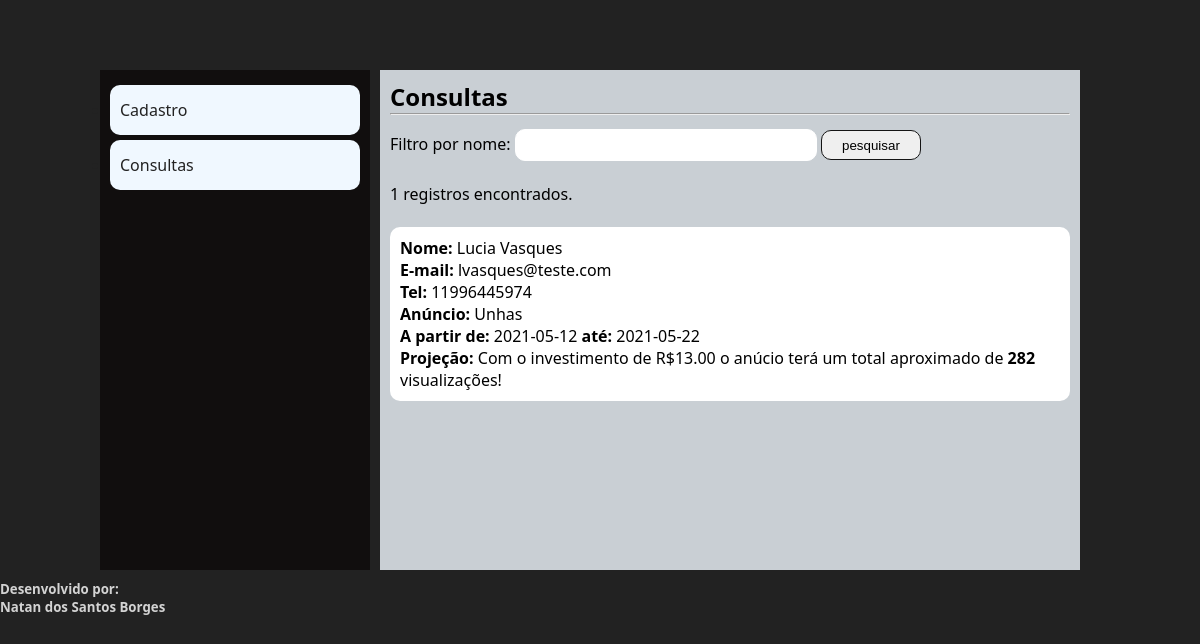
Screenshot of /anuncio_online_php/consultas.php?filtro=Lucia Vasques with the database file from the repository.
### tables this page shows
CREATE TABLE `cad_anuncio` (
  `ID` int(11) NOT NULL,
  `NOME` varchar(100) NOT NULL,
  `EMAIL` varchar(50) NOT NULL,
  `TELEFONE` varchar(15) DEFAULT NULL,
  `ANUNCIO` varchar(100) NOT NULL,
  `DATEIN` date NOT NULL,
  `DATEOUT` date NOT NULL,
  `VALOR` float(10,2) NOT NULL,
  `TOTAL` int(11) GENERATED ALWAYS AS (`VALOR` * 30 * 12 / 100 / 20 * 3 * 40 + 1) VIRTUAL
);

### anuncio_online_php/consultas.php (the view, shortened to what this page needs)
<?php
include_once("conexao.php");
$filtro = isset($_GET['filtro'])?$_GET['filtro']:"";
$sql = "select * from cad_anuncio where nome like'%$filtro%'";
$consulta = mysqli_query($conexao,$sql);
$registros = mysqli_num_rows($consulta);
?>
<!DOCTYPE html>
<html lang="pt-br">
<head>
    <link rel="stylesheet" href="Style/style.css">
</head>
<body>
    <div class="container" style="margin-top: 60px;">
        <nav>
            <ul class="menu">
                <a href="index.php">
                    <li>Cadastro</li>
                </a>
                <a href="consultas.php">
                    <li>Consultas</li>
                </a>
            </ul>
        </nav>
        <section>
            <h1>Consultas</h1>
            <hr>
            <form action="" method="get">
                <label>Filtro por nome:
                </label>
                <input type="text" name="filtro" class="campo" required autofocus>
                <input type="submit" value="pesquisar" class="btn"><br><br>
            </form>
            <?php
            print "$registros registros encontrados.<br><br>";
            while($exibirRegistros = mysqli_fetch_array($consulta)){
                $nome = $exibirRegistros[1];
                $email = $exibirRegistros[2];
                $telefone = $exibirRegistros[3];
                $anuncio = $exibirRegistros[4];
                $datein = $exibirRegistros[5];
                $dateout = $exibirRegistros[6];
                $valor = $exibirRegistros[7];
                $total = $exibirRegistros[8];
                print "<article>";
                print "<strong>Nome:</strong> $nome<br>";
                print "<strong>E-mail:</strong> $email<br>";
                print "<strong>Tel:</strong> $telefone<br>";
                print "<strong>Anúncio:</strong> $anuncio<br>";
                print "<strong>A partir de:</strong> $datein <strong>até:</strong> $dateout<br>";
                print "<strong>Projeção:</strong> Com o investimento de R$$valor o anúcio terá um total aproximado de <strong>$total</strong> visualizações!";
                print "</article>";
            }
            ?>
        </section>
    </div>
    <footer>
            <div class="footer">
                <h5>Desenvolvido por:<br>Natan dos Santos Borges </h5>
            </div>
        </footer>
</body>
</html>

### anuncio_online_php/Style/style.css (style rules this page uses)
* { margin: 0; padding: 0; }
a { text-decoration: none; color: #222; }
body { background-color: #222; font-family: 'Segoe UI', Tahoma, Geneva, Verdana, sans-serif; font-size: 100%; }
.container { margin: auto; width: 1000px; height: 500px; padding: 10px; }
nav { width: 270px; height: 500px; background-color: rgb(17, 14, 14); float: left; box-sizing: border-box; padding: 10px; }
section { width: 700px; height: 500px; margin-left: 10px; float: left; background-color: rgb(201, 207, 212); box-sizing: border-box; padding: 10px; overflow-x: auto; }
ul.menu li { width: 250px; height: 50px; line-height: 50px; background-color: aliceblue; margin-top: 5px; box-sizing: border-box; padding-left: 10px; border-radius: 10px; }
.btn { width: 100px; height: 30px; border: 1px solid rgb(20, 20, 20); margin-top: 15px; border-radius: 10px; cursor: pointer; }
.campo { width: 300px; height: 30px; border: 1px solid white; margin-top: 5px; border-radius: 10px; }
.footer { color: lightgray; }
article { width: 100%; box-sizing: border-box; border-radius: 10px; padding: 10px; background-color: white; margin-bottom: 5px; }

### rows the page displays
cad_anuncio: NOME "Lucia Vasques", EMAIL "lvasques@teste.com", TELEFONE "11996445974", ANUNCIO "Unhas", DATEIN "2021-05-12", DATEOUT "2021-05-22", VALOR "13.00", TOTAL "282"

### other values shown
$registros "1"
